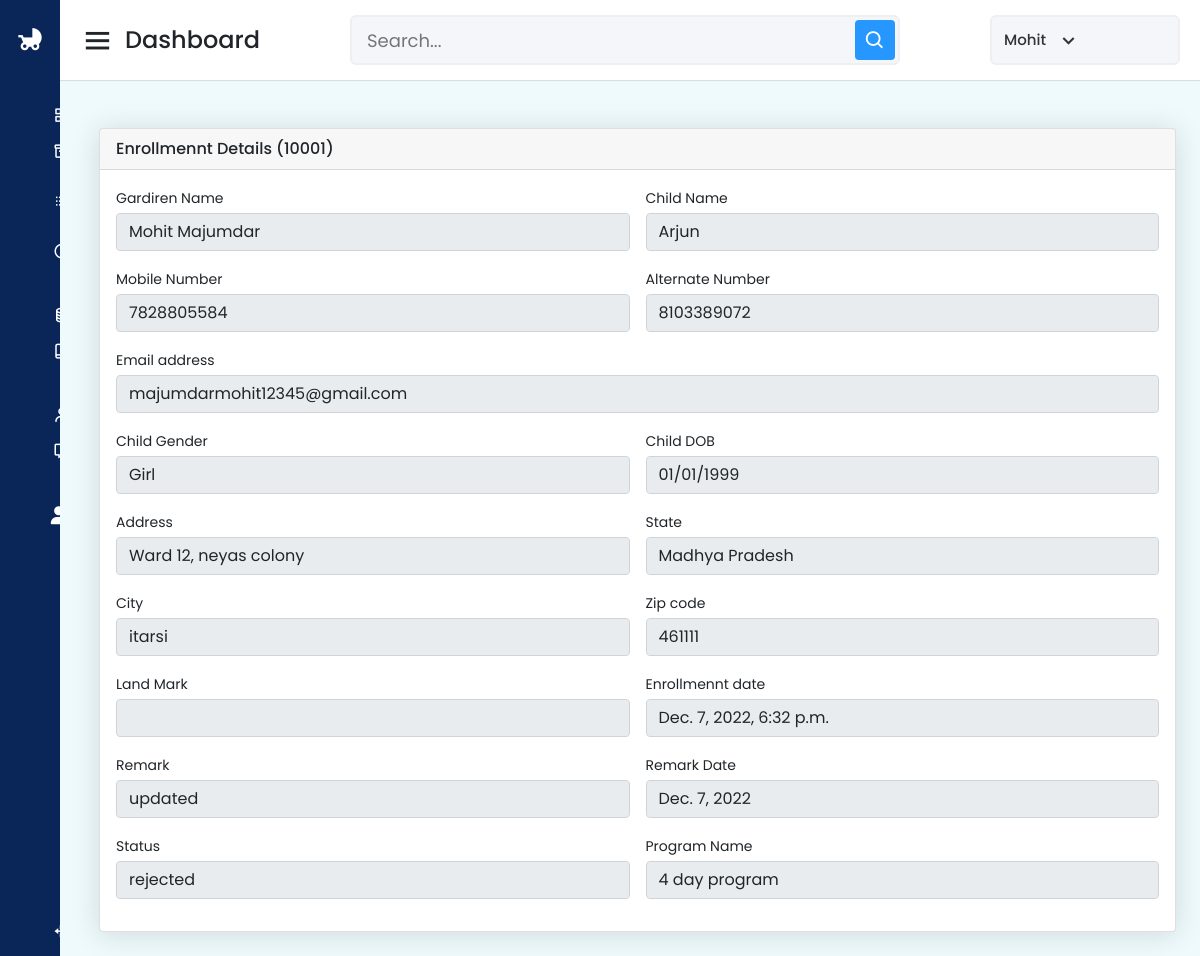
/dashboard/enroll_detail/1 (signed in), run on the app's committed database.
### App/models.py (models this page shows, shortened)
class Enrollment(models.Model):
    enrollNumber = models.IntegerField(null=True)
    yourName = models.CharField(max_length=100, null=True)
    phoneNumber = models.IntegerField(null=True)
    alternateNumber = models.IntegerField(null=True)
    email = models.EmailField(null=True)
    childName = models.CharField(max_length=100, null=True)
    dob = models.DateField(null=True)
    childGender = models.CharField(max_length=10, null=True)
    programName = models.CharField(max_length=100, null=True)
    address = models.TextField(null=True)
    state = models.CharField(max_length=200, null=True)
    zipcode = models.IntegerField(null=True)
    city = models.CharField(max_length=100, null=True)
    landmark = models.CharField(max_length=300, null=True)
    enrollmentDate = models.DateTimeField(auto_now_add=True, null=True)
    remark = models.CharField(max_length=400, null=True)
    status = models.CharField(max_length=50, null=True)
    remarkDate = models.DateField(auto_now=True)

### App/views.py (the view)
# urls.py: path("dashboard/enroll_detail/<int:id>",enrollment_details,name="enroll_detail"),
def enrollment_details(request, id):
    if not request.user.is_authenticated:
        return redirect('admin_login')
    enrollment = Enrollment.objects.get(id=id)
    if request.method == "POST":
        remark = request.POST.get("remark", "")
        status = request.POST.get("status", "")
        enrollment.remark = remark
        enrollment.status = status
        enrollment.save()
    return render(request, "details_enroll.html", context={"e": enrollment})

### App/templates/details_enroll.html (shortened to what this page needs)
{% extends 'dashbase.html' %}{% block body %}{% load static %}
<div class="container-xl px-4 mt-4">
  <div class="row">
    <div class="col-xl-8" style="width: 100%">
      <div class="card mb-4">
        <div class="card-header">
          Enrollmennt Details ({{ e.enrollNumber }})
        </div>
        <div class="card-body">
          <form>
            <div class="row gx-3 mb-3">
              <div class="col-md-6">
                <label class="small mb-1" for="inputFirstName"
                  >Gardiren Name</label
                >
                <input
                  disabled
                  class="form-control"
                  id="inputFirstName"
                  type="text"
                  placeholder="Enter your first name"
                  value="{{ e.yourName }}"
                />
              </div>
              <div class="col-md-6">
                <label class="small mb-1" for="inputLastName">Child Name</label>
                <input
                  disabled
                  class="form-control"
                  id="inputLastName"
                  type="text"
                  placeholder="Enter your last name"
                  value="{{ e.childName }}"
                />
              </div>
            </div>
            <div class="row gx-3 mb-3">
              <div class="col-md-6">
                <label class="small mb-1" for="inputOrgName"
                  >Mobile Number</label
                >
                <input
                  disabled
                  class="form-control"
                  id="inputOrgName"
                  type="text"
                  placeholder="Enter your organization name"
                  value="{{ e.phoneNumber }}"
                />
              </div>
              <div class="col-md-6">
                <label class="small mb-1" for="inputLocation"
                  >Alternate Number</label
                >
                <input
                  disabled
                  class="form-control"
                  id="inputLocation"
                  type="text"
                  placeholder="Enter your location"
                  value="{{ e.alternateNumber }}"
                />
              </div>
            </div>
            <div class="mb-3">
              <label class="small mb-1" for="inputEmailAddress"
                >Email address</label
              >
              <input
                disabled
                class="form-control"
                id="inputEmailAddress"
                type="email"
                placeholder="Enter your email address"
                value="{{e.email}}"
              />
            </div>
            <div class="row gx-3 mb-3">
              <div class="col-md-6">
                <label class="small mb-1" for="inputPhone">Child Gender</label>
                <input
                  disabled
                  class="form-control"
                  id="inputPhone"
                  type="text"
                  placeholder="Enter your phone number"
                  value="{{ e.childGender }}"
                />
              </div>
              <div class="col-md-6">
                <label class="small mb-1" for="inputBirthday">Child DOB</label>
                <input
                  disabled
                  class="form-control"
                  id="inputBirthday"
                  type="text"
                  name="birthday"
                  placeholder="Enter your birthday"
                  value="{{ e.dob| date:'m/d/Y' }}"
                />
              </div>
            </div>
            <div class="row gx-3 mb-3">
              <div class="col-md-6">
                <label class="small mb-1" for="inputPhone">Address</label>
                <input
                  disabled
                  class="form-control"
                  id="inputPhone"
                  type="tel"
                  placeholder="Enter your phone number"
                  value="{{ e.address }}"
                />
              </div>
              <div class="col-md-6">
                <label class="small mb-1" for="inputBirthday">State</label>
                <input
                  disabled
                  class="form-control"
                  id="inputBirthday"
                  type="text"
                  name="birthday"
                  placeholder="Enter your birthday"
                  value="{{ e.state }}"
                />
              </div>
            </div>
            <div class="row gx-3 mb-3">
              <div class="col-md-6">
                <label class="small mb-1" for="inputPhone">City</label>
                <input
                  disabled
                  class="form-control"
                  id="inputPhone"
                  type="tel"
                  placeholder="Enter your phone number"
                  value="{{ e.city }}"
                />
              </div>
              <div class="col-md-6">
                <label class="small mb-1" for="inputBirthday">Zip code</label>
                <input
                  disabled
                  class="form-control"
                  id="inputBirthday"
                  type="text"
                  name="birthday"
                  placeholder="Enter your birthday"
                  value="{{ e.zipcode }}"
                />
              </div>
            </div>
            <div class="row gx-3 mb-3">
              <div class="col-md-6">
                <label class="small mb-1" for="inputPhone">Land Mark</label>
                <input
                  disabled
                  class="form-control"
                  id="inputPhone"
                  type="tel"
                  placeholder=""
                  value="{{ e.landmark }}"
                />
              </div>
              <div class="col-md-6">
                <label class="small mb-1" for="inputBirthday"
                  >Enrollmennt date</label
                >
                <input
                  disabled
                  class="form-control"
                  id="inputBirthday"
                  type="text"
                  name="birthday"
                  value="{{ e.enrollmentDate  }}"
                />
              </div>
            </div>
            <div class="row gx-3 mb-3">
              <div class="col-md-6">
                <label class="small mb-1" for="inputPhone">Remark</label>
                <input
                  disabled
                  class="form-control"
                  id="inputPhone"
                  type="tel"
                  placeholder="Enter your phone number"
                  value="{{ e.remark }}"
                />
              </div>
              <div class="col-md-6">
                <label class="small mb-1" for="inputBirthday"
                  >Remark Date</label
                >
                <input
                  disabled
                  class="form-control"
                  id="inputBirthday"
                  type="text"
                  name="birthday"
                  placeholder="Enter your birthday"
                  value="{{ e.remarkDate }}"
                />
              </div>
            </div>
            <div class="row gx-3 mb-3">
              <div class="col-md-6">
                <label class="small mb-1" for="inputPhone">Status</label>
                <input
                  disabled
                  class="form-control"
                  id="inputPhone"
                  type="tel"
                  placeholder=""
                  value="{{ e.status }}"
                />
              </div>
              <div class="col-md-6">
                <label class="small mb-1" for="inputBirthday"
                  >Program Name</label
                >
                <input
                  disabled
                  class="form-control"
                  id="inputBirthday"
                  type="text"
                  name="birthday"
                  value="{{ e.programName  }}"
                />
              </div>
            </div>
          </form>
        </div>
      </div>
    </div>
  </div>
</div>
{% endblock %}

### App/templates/dashbase.html (shortened to what this page needs)
<!DOCTYPE html>
{% load static %}
<html lang="en" dir="ltr">
  <head>
    <link rel="stylesheet" href="{% static '/css/dashboard.css' %}" />
    <link
      href="https://unpkg.com/boxicons@2.0.7/css/boxicons.min.css"
      rel="stylesheet"
    />
    <link
      href="https://cdn.jsdelivr.net/npm/bootstrap@5.0.2/dist/css/bootstrap.min.css"
      rel="stylesheet"
    />
    <link
      rel="stylesheet"
      type="text/css"
      href="https://cdn.datatables.net/v/bs5/jq-3.6.0/dt-1.13.1/b-2.3.3/b-html5-2.3.3/datatables.min.css"
    />
    <link
      rel="stylesheet"
      href="https://cdnjs.cloudflare.com/ajax/libs/font-awesome/6.2.1/css/all.min.css"
    />
  </head>
  <body>
    <div class="sidebar">
      <div class="logo-details">
        <i class='bx bxs-baby-carriage'></i>
        <span class="logo_name">BS|MS</span>
      </div>
      <ul class="nav-links">
        <li>
          <a href="{% url 'dashboard' %}">
            <span class="links_name">Dashboard</span>
          </a>
        </li>
        <li>
          <div class="dropdwon">
            <a
              href="#"
              class="dropdown-toggle"
              role="button"
              id="services"
              data-bs-toggle="dropdown"
              aria-expanded="false"
            >
              <span class="links_name">Services</span>
            </a>
          </div>
        </li>
        <li>
          <div class="dropdown">
            <a
              href="#"
              class="dropdown-toggle"
              role="button"
              id="babysitter"
              data-bs-toggle="dropdown"
              aria-expanded="false"
            >
              <span class="links_name">Baby Sitters</span>
            </a>
          </div>
        </li>
        <li>
          <div class="dropdown">
            <a
              href="#"
              class="dropdown-toggle"
              role="button"
              id="enquiry"
              data-bs-toggle="dropdown"
              aria-expanded="false"
            >
              <span class="links_name">Enquiry</span>
            </a>
          </div>
        </li>
        <li>
          <a href="{% url 'subscriber' %}">
            <span class="links_name">Subscriber</span>
          </a>
        </li>
        <li>
          <div class="dropdown">
            <a
              href="#"
              class="dropdown-toggle"
              role="button"
              id="Enrollments"
              data-bs-toggle="dropdown"
              aria-expanded="true"
            >
              <span class="links_name">Enrollments</span>
            </a>
          </div>
        </li>
        <li>
          <a href="{% url 'report' %}">
            <span class="links_name">Reports</span>
          </a>
        </li>
        <li>
          <div class="dropdown">
            <a
              href="#"
              class="dropdown-toggle"
              role="button"
              id="pages"
              data-bs-toggle="dropdown"
              aria-expanded="true"
            >
              <span class="links_name">Pages</span>
            </a>
          </div>
        </li>
        <li>
          <a href="{% url 'reset_pass' %}">
            <span class="links_name">Account Settinng</span>
          </a>
        </li>
        <li class="log_out">
          <a href="{% url 'logout' %}">
            <span class="links_name">Log out</span>
          </a>
        </li>
      </ul>
    </div>
    <section class="home-section">
      <nav>
        <div class="sidebar-button">
          <i class="bx bx-menu sidebarBtn"></i>
          <span class="dashboard">Dashboard</span>
        </div>
        <div class="search-box">
          <input type="text" placeholder="Search..."  id ="search_value" />
          <i class="bx bx-search" onclick="search()"></i>
        </div>
        <div class="profile-details">
          <span class="admin_name">{{ request.user }}</span>
          <i class="bx bx-chevron-down"></i>
        </div>
      </nav>
      <div class="home-content" style="margin-left: 15px">
        {% block body %} {% endblock %}
      </div>
    </section>
  </body>
</html>

### data on the page
Enrollment: enrollNumber "10001", yourName "Mohit Majumdar", childName "Arjun", phoneNumber "7828805584", alternateNumber "8103389072", email "majumdarmohit12345@gmail.com", childGender "Girl", birthday "01/01/1999", address "Ward 12, neyas colony", birthday "Madhya Pradesh", city "itarsi", birthday "461111", birthday "Dec. 7, 2022, 6:32 p.m.", remark "updated", birthday "Dec. 7, 2022", status "rejected", birthday "4 day program"

### other printed values
{{ request.user }} "Mohit"
